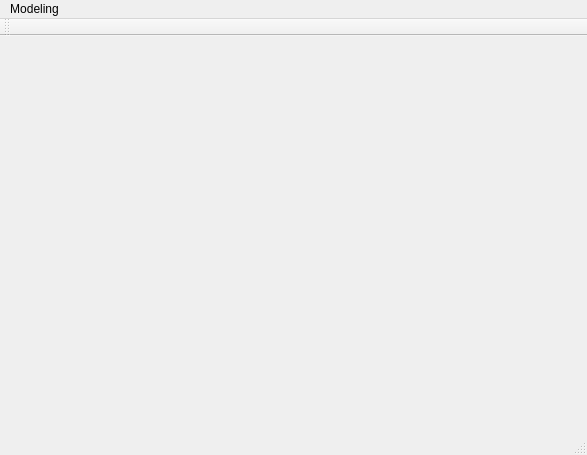
<?xml version="1.0" encoding="UTF-8"?>
<ui version="4.0">
 <class>MainWindow</class>
 <widget class="QMainWindow" name="MainWindow">
  <property name="geometry">
   <rect>
    <x>0</x>
    <y>0</y>
    <width>587</width>
    <height>455</height>
   </rect>
  </property>
  <property name="windowTitle">
   <string>MainWindow</string>
  </property>
  <widget class="QWidget" name="centralWidget"/>
  <widget class="QMenuBar" name="menuBar">
   <property name="geometry">
    <rect>
     <x>0</x>
     <y>0</y>
     <width>587</width>
     <height>22</height>
    </rect>
   </property>
   <widget class="QMenu" name="menuModeling">
    <property name="title">
     <string>Modeling</string>
    </property>
   </widget>
   <addaction name="menuModeling"/>
  </widget>
  <widget class="QToolBar" name="mainToolBar">
   <attribute name="toolBarArea">
    <enum>TopToolBarArea</enum>
   </attribute>
   <attribute name="toolBarBreak">
    <bool>false</bool>
   </attribute>
  </widget>
  <widget class="QStatusBar" name="statusBar"/>
 </widget>
 <layoutdefault spacing="6" margin="11"/>
 <resources/>
 <connections/>
</ui>
